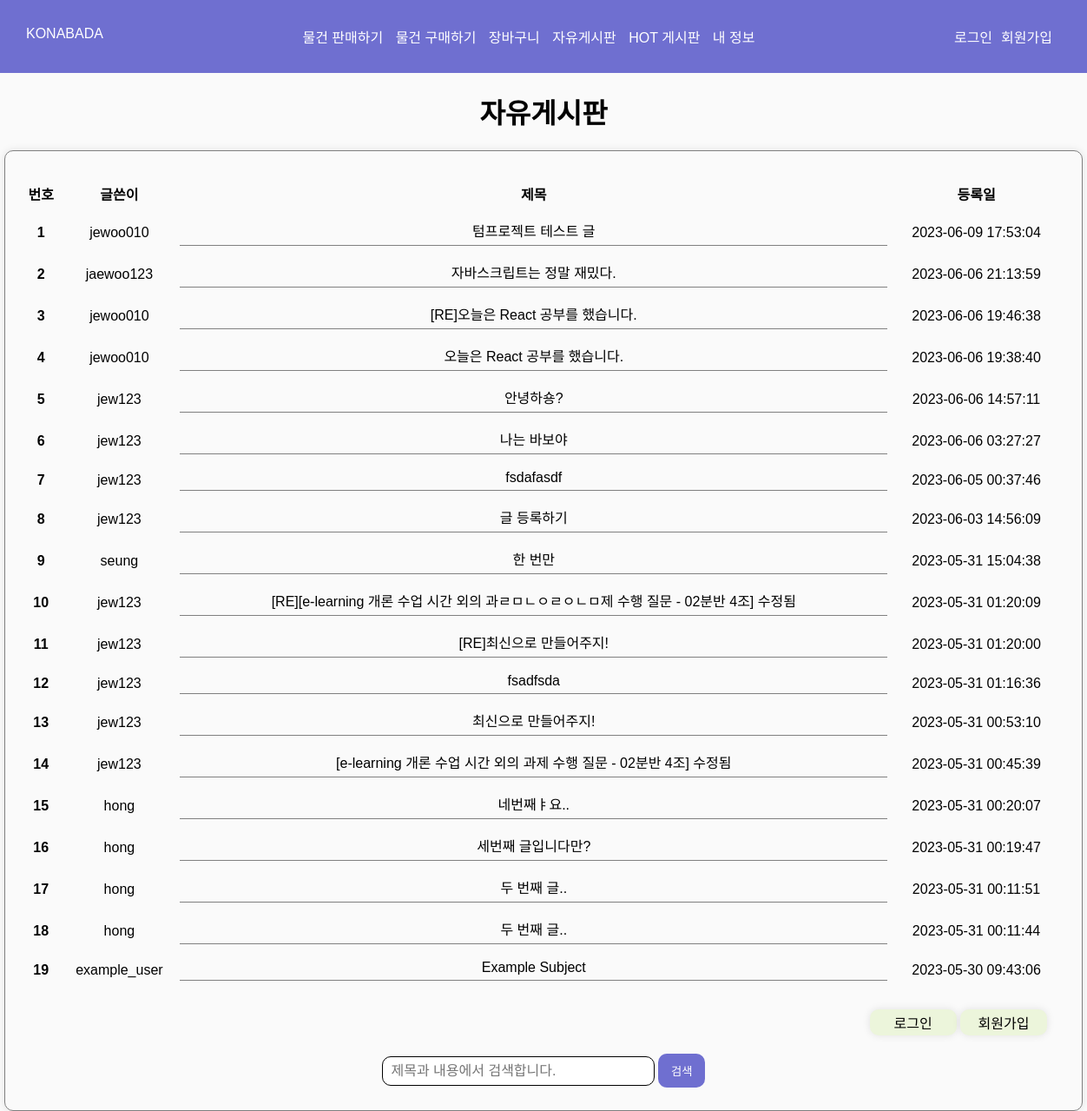
Screenshot of /course/board.php with the database file from the repository.
### tables this page shows
CREATE TABLE `board` (
  `bid` int(11) NOT NULL,
  `userid` varchar(45) DEFAULT NULL,
  `subject` varchar(245) DEFAULT NULL,
  `content` text DEFAULT NULL,
  `regdate` datetime DEFAULT current_timestamp(),
  `modifydate` datetime DEFAULT NULL,
  `status` tinyint(1) DEFAULT 1,
  `parent_id` int(11) DEFAULT NULL,
  `likes` int(11) NOT NULL DEFAULT 0
);

### course/board.php (the view, shortened to what this page needs)
<?php
include $_SERVER["DOCUMENT_ROOT"]."/course/components/header.php";
$search_keyword = $_GET['search_keyword'];
$sql = "select * from board where 1=1";
$sql .= " and status=1";
$sql .= $search_where;
$order = " order by bid desc";
$query = $sql.$order;
$result = $mysqli->query($query) or die("query error => ".$mysqli->error);
while($rs = $result->fetch_object()){
    $rsc[]=$rs;
}
?>
<head>
    <link href="css/navbar.css" rel="stylesheet">
    <link href="css/board.css" rel="stylesheet">
</head>
<body>
    <div class="navbar">
        <div class="nav-container">
            <div class=logo>
                <a href="/course/index.php">KONABADA</a>
            </div>
            <div class="function">
                <a href="/course/sell.php">물건 판매하기</a>
                <a href="/course/items.php">물건 구매하기</a>
                <a href="/course/cart.php">장바구니</a>
                <a href="/course/board.php">자유게시판</a>
                <a href="/course/hotboard.php">HOT 게시판</a>
                <a href="/course/mypage.php">내 정보</a>
            </div>
            <div class="login">
                <?php if (!isset($_SESSION['UID'])) { ?>
                <a href="/course/member/login.php">로그인</a>
                <a href="/course/member/signup.php">회원가입</a>
                <?php } else { ?>
                <a href="/course/member/logout.php">로그아웃</a>
                <?php } ?>
            </div>
        </div>
    </div>
    <h1>자유게시판</h1>
    <div class="board-wrapper">
        <table class="table">
            <thead>
                <tr>
                    <th scope="col">번호</th>
                    <th scope="col">글쓴이</th>
                    <th scope="col">제목</th>
                    <th scope="col">등록일</th>
                </tr>
            </thead>
            <tbody>
                <?php
$i=1;
foreach($rsc as $r){
    $subject = str_replace($search_keyword,"<span style='color:red;'>".$search_keyword."</span>",$r->subject);
?>
                <tr>
                    <th scope="row"><?php echo $i++;?></th>
                    <td><?php echo $r->userid?></td>
                    <td><a class="post" href="/course/boardView.php?bid=<?php echo $r->bid;?>"><?php echo $subject?></a>
                    </td>
                    <td><?php echo $r->regdate?></td>
                </tr>
                <?php }?>
            </tbody>
        </table>
        <p style="text-align:right;">
            <?php
if($_SESSION['UID']){
?>
            <a href="/course/write.php"><button type="button" class="btn-login">등록</button><a>
                    <a href="/course/member/logout.php"><button type="button" class="btn-logout">로그아웃</button><a>
                            <?php
}else{
?>
                            <a href="/course/member/login.php"><button type="button" class="btn-login">로그인</button><a>
                                    <a href="/course/member/signup.php"><button type="button"
                                            class="btn-signup">회원가입</button><a>
                                            <?php
}
?>
        </p>
        <form class="search" method="get" action="<?php echo $_SERVER["PHP_SELF"]?>">
            <div class="search-input">
                <input type="text" class="form-control" name="search_keyword" id="search_keyword"
                    placeholder="제목과 내용에서 검색합니다." value="<?php echo $search_keyword;?>"
                    aria-label="Recipient's username" aria-describedby="button-addon2">
                <button class="btn" type="submit" id="button-addon2">검색</button>
            </div>
        </form>
    </div>
</body>

### course/components/header.php (shortened to what this page needs)
<!doctype html>
<html lang="en">
<head>
</head>

### course/css/navbar.css (style rules this page uses)
body { background-color: white; }
.nav-container { margin: 0 auto; padding: 20px; display: flex; justify-content: space-between; }
.navbar { background-color: rgb(111, 111, 208); color: #fff; padding: 10px; }
.navbar a { color: #fff; text-decoration: none; margin-right: 10px; }
.login { display: flex; justify-content: space-between; align-items: center; }

### course/css/board.css (style rules this page uses)
body { font-family: Arial, sans-serif; margin: 0; padding: 0; background-color: #fafafa; }
.board-wrapper { margin: 0 auto; width: 1200px; border: 0.5px solid grey; display: flex; flex-direction: column; box-shadow: 0 0 10px rgba(0, 0, 0, 0.1); border-radius: 10px; padding: 20px; }
table { border-collapse: separate; border-spacing: 0 1em; text-align: center; }
thead { border-bottom: 0.5px solid gray; }
h1 { text-align: center; }
.post { display: flex; justify-content: center; padding-bottom: 5px; border-bottom: 0.5px solid grey; text-decoration: none; color: black; }
.search { height: 50px; display: flex; justify-content: center; align-items: center; }
.form-control { height: 25px; border: 0.5px solid black; border-radius: 10px; width: 300px; font-size: 16px; }
.btn-login { width: 100px; height: 30px; font-size: 16px; border-radius: 10px; border: 0; box-shadow: 0 0 10px rgba(0, 0, 0, 0.1); background-color: rgb(236, 245, 219); }
.btn-signup { width: 100px; height: 30px; font-size: 16px; border-radius: 10px; border: 0; box-shadow: 0 0 10px rgba(0, 0, 0, 0.1); background-color: rgb(236, 245, 219); margin-right: 20px; }
.form-control { height: 30px; padding-left: 10px; }
.btn { padding: 10px 15px; border-radius: 10px; border: none; background-color: rgb(111, 111, 208); color: white; }

### rows the page displays
board: userid "jewoo010", subject "텀프로젝트 테스트 글", regdate "2023-06-09 17:53:04"
board: userid "jaewoo123", subject "자바스크립트는 정말 재밌다.", regdate "2023-06-06 21:13:59"
board: userid "jewoo010", subject "[RE]오늘은 React 공부를 했습니다.", regdate "2023-06-06 19:46:38"
board: userid "jewoo010", subject "오늘은 React 공부를 했습니다.", regdate "2023-06-06 19:38:40"
board: userid "jew123", subject "안녕하숑?", regdate "2023-06-06 14:57:11"
board: userid "jew123", subject "나는 바보야", regdate "2023-06-06 03:27:27"
board: userid "jew123", subject "fsdafasdf", regdate "2023-06-05 00:37:46"
board: userid "jew123", subject "글 등록하기", regdate "2023-06-03 14:56:09"
board: userid "seung", subject "한 번만", regdate "2023-05-31 15:04:38"
board: userid "jew123", subject "[RE][e-learning 개론 수업 시간 외의 과ㄹㅁㄴㅇㄹㅇㄴㅁ제 수행 질문 - 02분반 4조] 수정됨", regdate "2023-05-31 01:20:09"
board: userid "jew123", subject "[RE]최신으로 만들어주지!", regdate "2023-05-31 01:20:00"
board: userid "jew123", subject "fsadfsda", regdate "2023-05-31 01:16:36"
board: userid "jew123", subject "최신으로 만들어주지!", regdate "2023-05-31 00:53:10"
board: userid "jew123", subject "[e-learning 개론 수업 시간 외의 과제 수행 질문 - 02분반 4조] 수정됨", regdate "2023-05-31 00:45:39"
board: userid "hong", subject "네번째ㅑ요..", regdate "2023-05-31 00:20:07"
board: userid "hong", subject "세번째 글입니다만?", regdate "2023-05-31 00:19:47"
board: userid "hong", subject "두 번째 글..", regdate "2023-05-31 00:11:51"
board: userid "hong", subject "두 번째 글..", regdate "2023-05-31 00:11:44"
board: userid "example_user", subject "Example Subject", regdate "2023-05-30 09:43:06"
